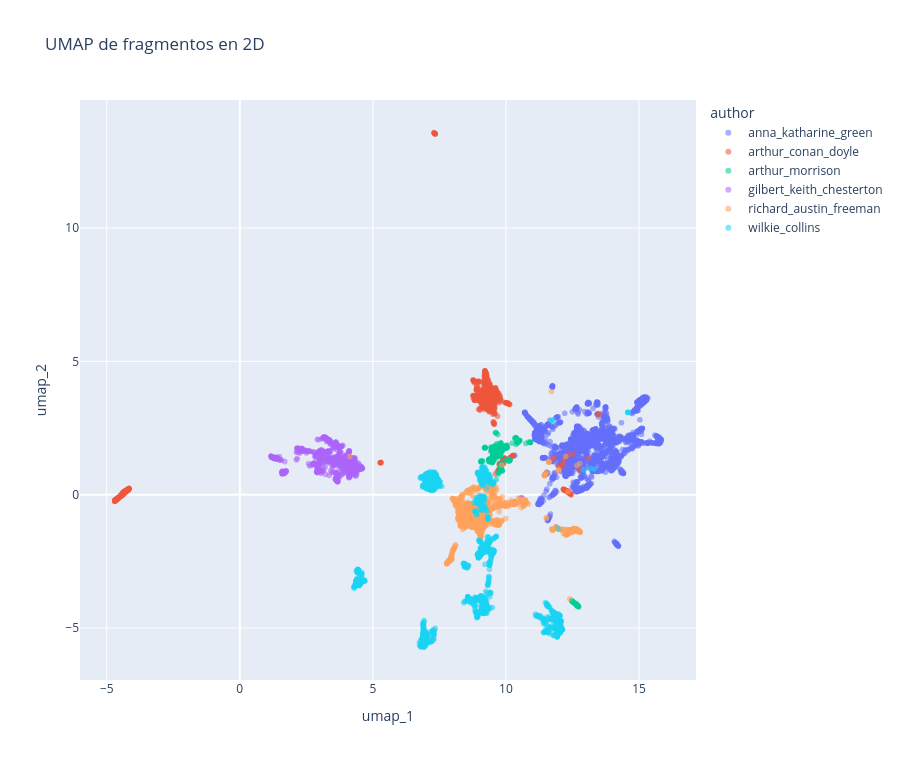

Write notebook code for a chart like this one.
### Markdown cell above
## UMAP de fragmentos

En esta visualización, cada punto es un fragmento. Esto permite ver si los fragmentos de una misma obra forman una nube compacta o si están dispersos, lo que puede indicar variabilidad estilística dentro de la obra.

### Code cell
chunks_vis_df = chunks_df.reset_index(drop=True).copy()

chunk_umap = umap.UMAP(
    n_components=3,
    n_neighbors=min(15, max(2, len(chunk_embeddings) - 1)),
    min_dist=0.05,
    metric="cosine",
    random_state=RANDOM_STATE,
).fit_transform(chunk_embeddings)

chunks_vis_df["umap_1"] = chunk_umap[:, 0]
chunks_vis_df["umap_2"] = chunk_umap[:, 1]
chunks_vis_df["umap_3"] = chunk_umap[:, 2]

fig_chunks_2 = px.scatter(
    chunks_vis_df,
    x="umap_1",
    y="umap_2",
    color="author",
    hover_data=["author", "work", "chunk_index", "token_count"],
    title="UMAP de fragmentos en 2D",
    height=760,
)
fig_chunks_2.update_traces(marker=dict(size=6, opacity=0.55))
fig_chunks_2.show()

### Figure 1 — Plotly figure (JSON) as saved in the notebook; plotly's stock layout.template omitted (floating-point values rounded to 4 significant figures; data arrays with more than 128 entries replaced by an {"elided": "..."} marker saying what was removed)
{"data": [{"customdata": {"elided": "3039x4 mixed values"}, "hovertemplate": "author=%{customdata[0]}<br>umap_1=%{x}<br>umap_2=%{y}<br>work=%{customdata[1]}<br>chunk_index=%{customdata[2]}<br>token_count=%{customdata[3]}<extra></extra>", "legendgroup": "anna_katharine_green", "marker": {"color": "#636efa", "opacity": 0.55, "size": 6, "symbol": "circle"}, "mode": "markers", "name": "anna_katharine_green", "showlegend": true, "type": "scattergl", "x": {"elided": "3039 float values"}, "xaxis": "x", "y": {"elided": "3039 float values"}, "yaxis": "y"}, {"customdata": {"elided": "1105x4 mixed values"}, "hovertemplate": "author=%{customdata[0]}<br>umap_1=%{x}<br>umap_2=%{y}<br>work=%{customdata[1]}<br>chunk_index=%{customdata[2]}<br>token_count=%{customdata[3]}<extra></extra>", "legendgroup": "arthur_conan_doyle", "marker": {"color": "#EF553B", "opacity": 0.55, "size": 6, "symbol": "circle"}, "mode": "markers", "name": "arthur_conan_doyle", "showlegend": true, "type": "scattergl", "x": {"elided": "1105 float values"}, "xaxis": "x", "y": {"elided": "1105 float values"}, "yaxis": "y"}, {"customdata": {"elided": "451x4 mixed values"}, "hovertemplate": "author=%{customdata[0]}<br>umap_1=%{x}<br>umap_2=%{y}<br>work=%{customdata[1]}<br>chunk_index=%{customdata[2]}<br>token_count=%{customdata[3]}<extra></extra>", "legendgroup": "arthur_morrison", "marker": {"color": "#00cc96", "opacity": 0.55, "size": 6, "symbol": "circle"}, "mode": "markers", "name": "arthur_morrison", "showlegend": true, "type": "scattergl", "x": {"elided": "451 float values"}, "xaxis": "x", "y": {"elided": "451 float values"}, "yaxis": "y"}, {"customdata": {"elided": "1105x4 mixed values"}, "hovertemplate": "author=%{customdata[0]}<br>umap_1=%{x}<br>umap_2=%{y}<br>work=%{customdata[1]}<br>chunk_index=%{customdata[2]}<br>token_count=%{customdata[3]}<extra></extra>", "legendgroup": "gilbert_keith_chesterton", "marker": {"color": "#ab63fa", "opacity": 0.55, "size": 6, "symbol": "circle"}, "mode": "markers", "name": "gilbert_keith_chesterton", "showlegend": true, "type": "scattergl", "x": {"elided": "1105 float values"}, "xaxis": "x", "y": {"elided": "1105 float values"}, "yaxis": "y"}, {"customdata": {"elided": "1586x4 mixed values"}, "hovertemplate": "author=%{customdata[0]}<br>umap_1=%{x}<br>umap_2=%{y}<br>work=%{customdata[1]}<br>chunk_index=%{customdata[2]}<br>token_count=%{customdata[3]}<extra></extra>", "legendgroup": "richard_austin_freeman", "marker": {"color": "#FFA15A", "opacity": 0.55, "size": 6, "symbol": "circle"}, "mode": "markers", "name": "richard_austin_freeman", "showlegend": true, "type": "scattergl", "x": {"elided": "1586 float values"}, "xaxis": "x", "y": {"elided": "1586 float values"}, "yaxis": "y"}, {"customdata": {"elided": "2225x4 mixed values"}, "hovertemplate": "author=%{customdata[0]}<br>umap_1=%{x}<br>umap_2=%{y}<br>work=%{customdata[1]}<br>chunk_index=%{customdata[2]}<br>token_count=%{customdata[3]}<extra></extra>", "legendgroup": "wilkie_collins", "marker": {"color": "#19d3f3", "opacity": 0.55, "size": 6, "symbol": "circle"}, "mode": "markers", "name": "wilkie_collins", "showlegend": true, "type": "scattergl", "x": {"elided": "2225 float values"}, "xaxis": "x", "y": {"elided": "2225 float values"}, "yaxis": "y"}], "layout": {"height": 760, "legend": {"title": {"text": "author"}, "tracegroupgap": 0}, "title": {"text": "UMAP de fragmentos en 2D"}, "xaxis": {"anchor": "y", "domain": [0, 1], "title": {"text": "umap_1"}}, "yaxis": {"anchor": "x", "domain": [0, 1], "title": {"text": "umap_2"}}}}
